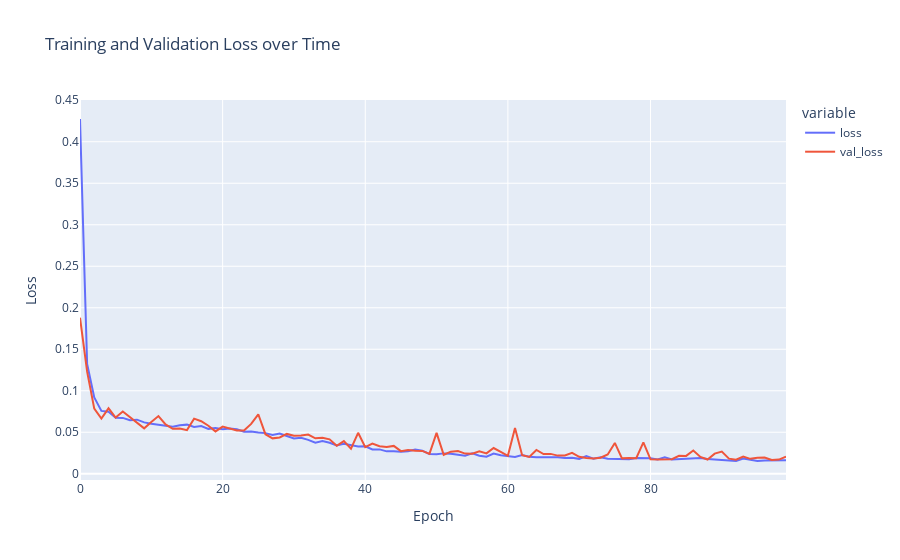

Write notebook code for a chart like this one.
### Code cell
fig = px.line(
    history.history,
    y = ['loss', 'val_loss'],
    labels = {'index' : "Epoch", 'value' : "Loss"},
    title = "Training and Validation Loss over Time"
)

fig.show()
